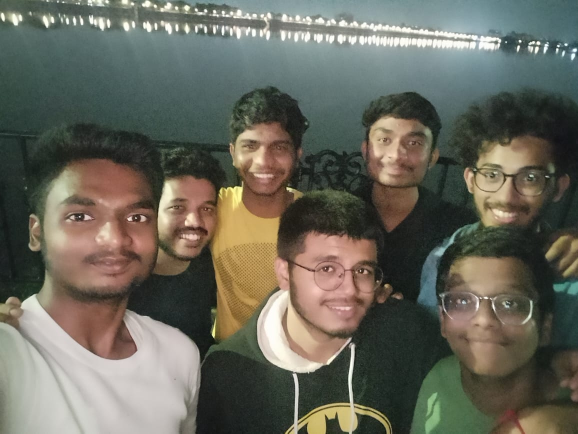
#> input picture demo5.jpeg, 1156 x 867 px (shown at 1/2 size)
$ jupyter execute --allow-errors face_detector.ipynb
#> lines starting #> are read from the running program, lines starting #| are printed output that depends on the picture
### Adding all the required libraries

[cell 1]
import cv2
import numpy as np

#### Loading pretrained HAAR cascade

[cell 2]
face_cascade = cv2.CascadeClassifier(cv2.data.haarcascades + 'haarcascade_frontalface_default.xml')

[cell 3]
def rgb_to_ycgco(image):
    # Extracting R, G, and B channels
    R = image[:, :, 2]
    G = image[:, :, 1]
    B = image[:, :, 0]
    r = R.flatten()
    g = G.flatten()
    b = B.flatten()

    transformation_matrix = np.array([[1/4, 1/2, 1/4],
                                  [1/2, 0, -1/2],
                                  [-1/4, 1/2, -1/4]])
    # Calculating Co, tmp, Cg, and Y
    rgb_color = np.array([r, g, b])


    # Stacking Y, Cg, and Co channels to form YCGCO image
    ycgco_array = np.dot(transformation_matrix, rgb_color)
    ycgco_image = ycgco_array.reshape(400, 600,3)

    return ycgco_image

#### Load an image

[cell 4]
image = cv2.imread('demo5.jpeg')
#> image is the input picture: shape (867, 1156, 3); mean B, G, R 91.4, 103.1, 103.9
if image is not None:
    # Display the image
    width = 600
    height = 400
    resized_image = cv2.resize(image, (width, height))
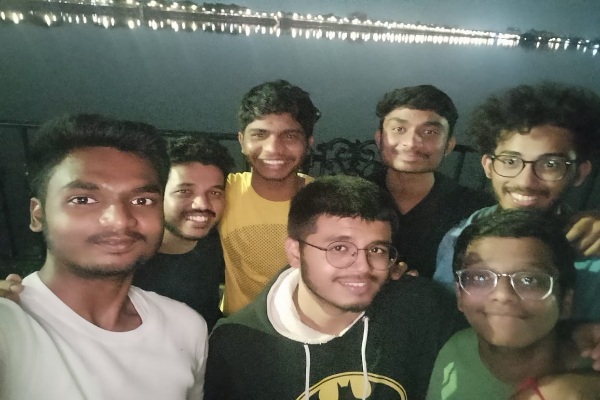
#> resized_image: shape (400, 600, 3); mean B, G, R 91.3, 103, 103.8
    ycgco_image = rgb_to_ycgco(resized_image)
#> in rgb_to_ycgco, `R = image[:, :, 2]`:
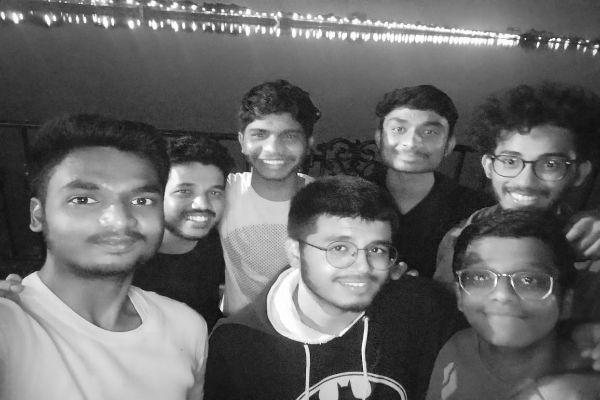
#> R: shape (400, 600); min 11, max 255, mean 103.8
#> in rgb_to_ycgco, `G = image[:, :, 1]`:
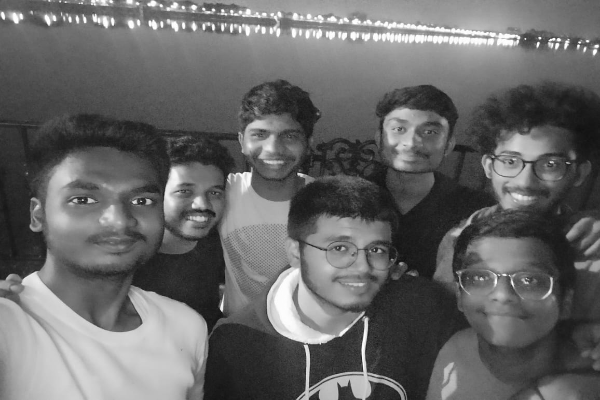
#> G: shape (400, 600); min 16, max 255, mean 103
#> in rgb_to_ycgco, `B = image[:, :, 0]`:
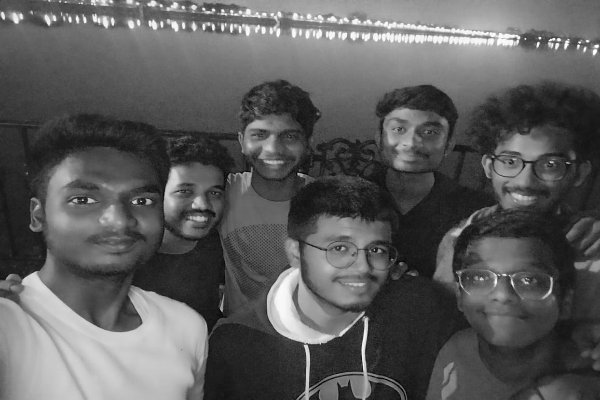
#> B: shape (400, 600); min 0, max 255, mean 91.3
#> in rgb_to_ycgco, `ycgco_image = ycgco_array.reshape(400, 600,3)`:
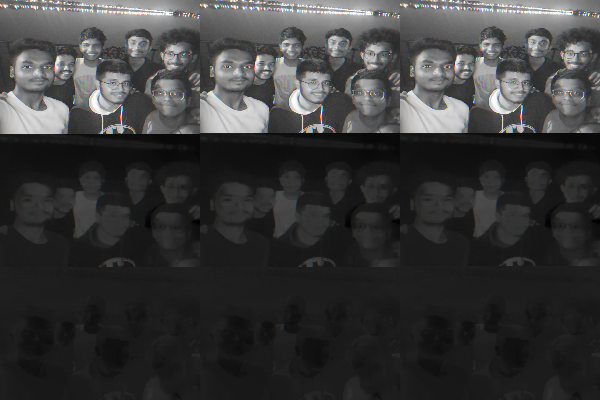
#> ycgco_image: shape (400, 600, 3) float64; mean of channels 0, 1, 2 36.4, 36.4, 36.4; drawn with min black and max white
    print(resized_image.shape)
#| (400, 600, 3)
    print(ycgco_image.shape)
#| (400, 600, 3)
    cv2.imshow('Loaded Image', ycgco_image)
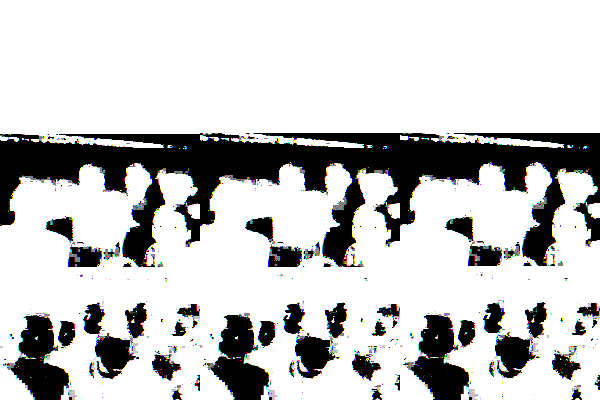
#> window 'Loaded Image': shape (400, 600, 3); mean B, G, R 197.4, 197.4, 197.3
    cv2.waitKey(0)  # Wait for any key press
    cv2.destroyAllWindows()  # Close all OpenCV windows
else:
    print("Image not found or unable to load.")

#### Converts the image into grayscale

[cell 5]
gray = cv2.cvtColor(resized_image, cv2.COLOR_BGR2GRAY)
if image is not None:
    # Display the image
    cv2.imshow('Grayscale Image', gray)
    cv2.waitKey(0)  # Wait for any key press
    cv2.destroyAllWindows()  # Close all OpenCV windows
else:
    print("Image not found or unable to load.")

$ run again, with demo2.jpeg copied over demo5.jpeg
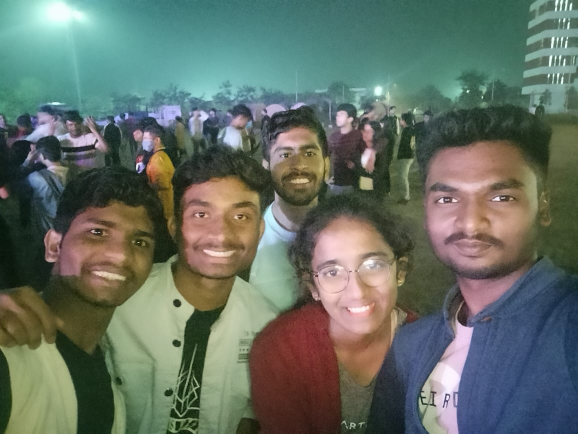
#> input picture demo2.jpeg, 1156 x 867 px (shown at 1/2 size)
#> image is the input picture: shape (867, 1156, 3); mean B, G, R 100.5, 111.2, 99.8
#| (400, 600, 3)
#| (400, 600, 3)
#> `cv2.imshow('Loaded Image', ycgco_image)`:
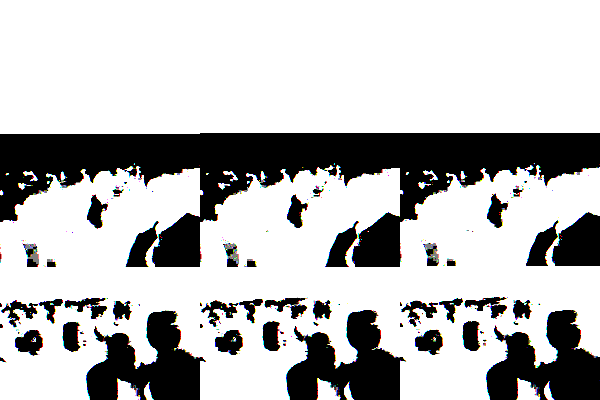
#> window 'Loaded Image': shape (400, 600, 3); mean B, G, R 187, 186.9, 187
#> `gray = cv2.cvtColor(resized_image, cv2.COLOR_BGR2GRAY)`:
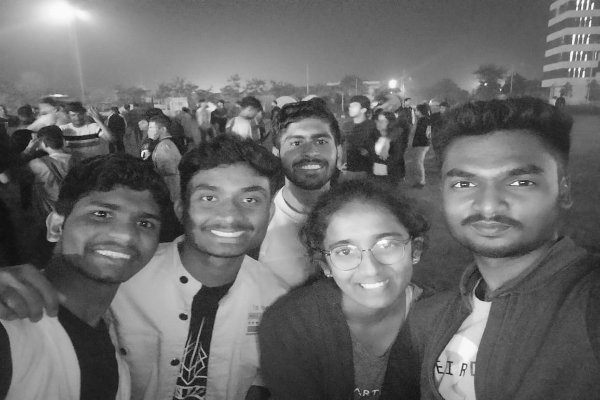
#> gray: shape (400, 600); min 14, max 253, mean 106.5

$ run again, with demo3.jpeg copied over demo5.jpeg
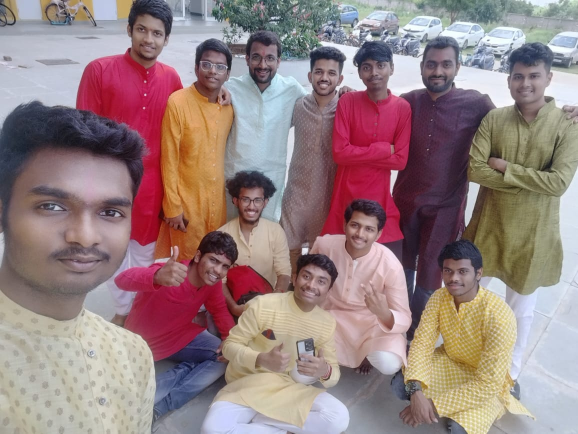
#> input picture demo3.jpeg, 1156 x 867 px (shown at 1/2 size)
#> image is the input picture: shape (867, 1156, 3); mean B, G, R 129.2, 128.5, 150.8
#| (400, 600, 3)
#| (400, 600, 3)
#> `cv2.imshow('Loaded Image', ycgco_image)`:
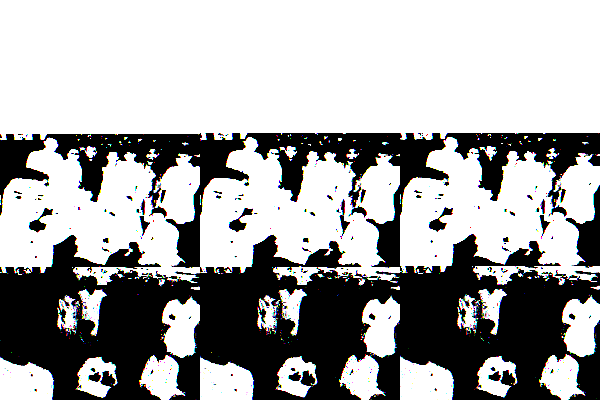
#> window 'Loaded Image': shape (400, 600, 3); mean B, G, R 165.6, 165.5, 165.4
#> `gray = cv2.cvtColor(resized_image, cv2.COLOR_BGR2GRAY)`:
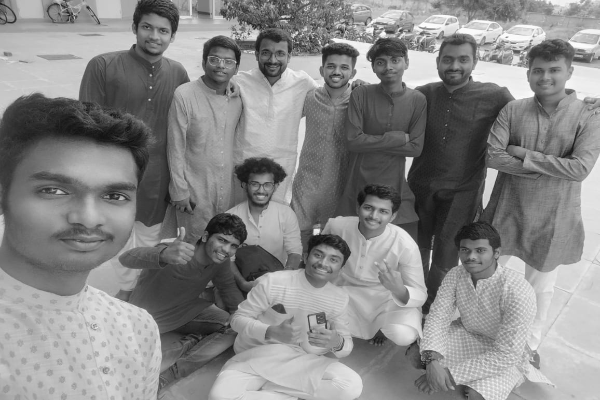
#> gray: shape (400, 600); min 12, max 254, mean 135.2

$ run again, with demo4.jpeg copied over demo5.jpeg
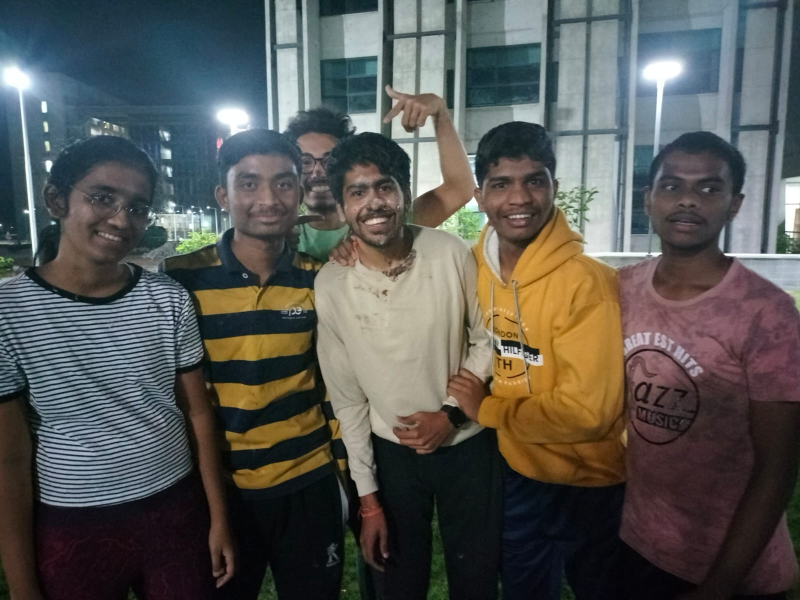
#> input picture demo4.jpeg, 1600 x 1200 px (shown at 1/2 size)
#> image is the input picture: shape (1200, 1600, 3); mean B, G, R 82.4, 86, 85.9
#> in rgb_to_ycgco, `ycgco_image = ycgco_array.reshape(400, 600,3)`:
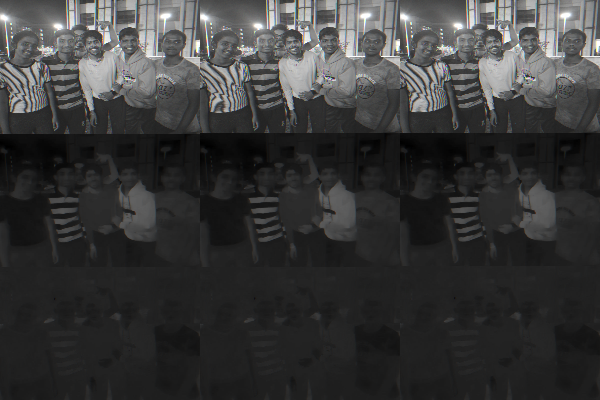
#> ycgco_image: shape (400, 600, 3) float64; mean of channels 0, 1, 2 29.2, 29.3, 29.3; drawn with min black and max white
#| (400, 600, 3)
#| (400, 600, 3)
#> `cv2.imshow('Loaded Image', ycgco_image)`:
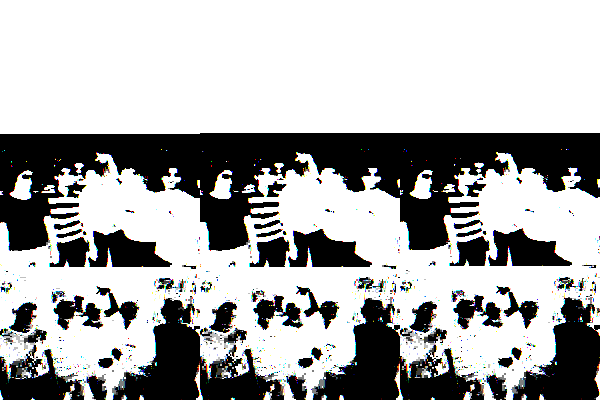
#> window 'Loaded Image': shape (400, 600, 3); mean B, G, R 173.1, 173.3, 172.9
